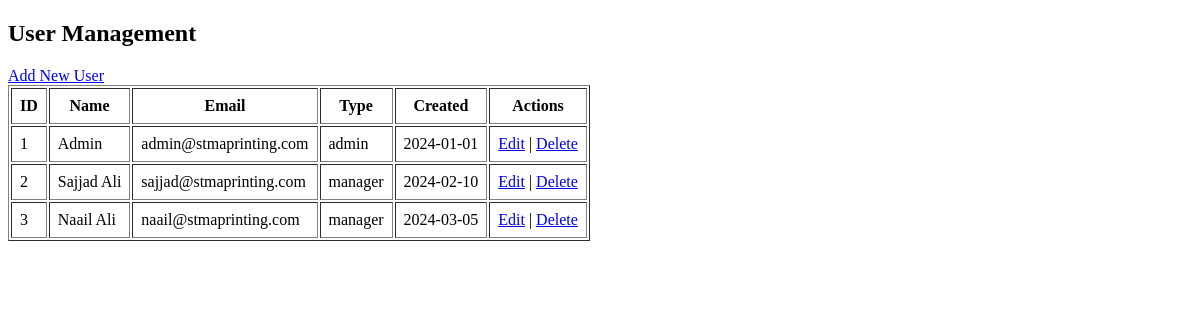
/ps-admin/users/manage_users.php (signed in), run on an earlier commit of the app's database.
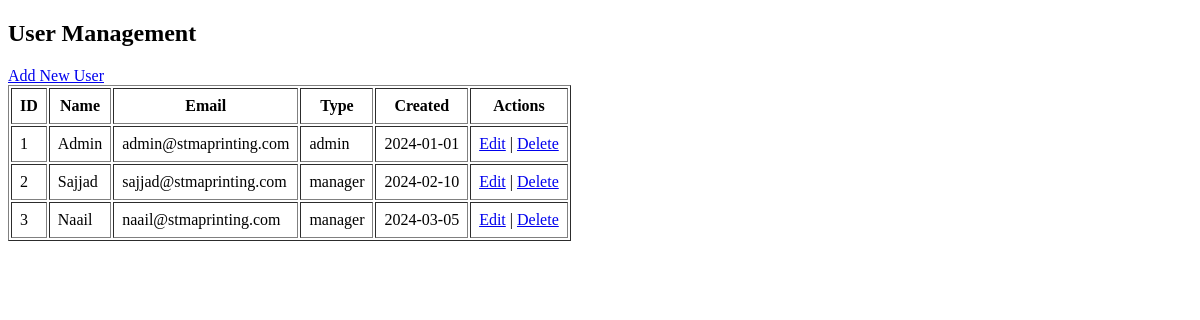
And on a later commit of the database.
### tables this page shows
CREATE TABLE `ps_users` (
  `user_id` int(11) NOT NULL,
  `user_name` varchar(100) NOT NULL,
  `user_email` varchar(100) NOT NULL,
  `user_password` varchar(255) NOT NULL,
  `user_type` enum('admin','manager','viewer') NOT NULL,
  `user_creation_date` date NOT NULL
);

### ps-admin/db_function.php (called while the page is built, shortened)
<?php
function select_query($conn, $sql, $types = "", ...$params)
{
    $stmt = mysqli_prepare($conn, $sql);
    mysqli_stmt_execute($stmt);
    $result = mysqli_stmt_get_result($stmt);
    $data = [];
    while ($row = mysqli_fetch_assoc($result)) {
        $data[] = $row;
    }
    return $data;
}

### ps-admin/users/manage_users.php (the view, shortened to what this page needs)
<?php
include '../db_function.php';
$conn = db_connect();
$users = select_query($conn, "SELECT * FROM ps_users", "");
?>
<!DOCTYPE html>
<html>
<body>
    <h2>User Management</h2>
    <a href="add_user.php">Add New User</a>
    <table border="1" cellpadding="8">
        <tr>
            <th>ID</th>
            <th>Name</th>
            <th>Email</th>
            <th>Type</th>
            <th>Created</th>
            <th>Actions</th>
        </tr>
        <?php foreach ($users as $u): ?>
            <tr>
                <td><?= $u['user_id'] ?></td>
                <td><?= $u['user_name'] ?></td>
                <td><?= $u['user_email'] ?></td>
                <td><?= $u['user_type'] ?></td>
                <td><?= $u['user_creation_date'] ?></td>
                <td>
                    <a href="edit_user.php?id=<?= $u['user_id'] ?>">Edit</a> |
                    <a href="delete_user.php?id=<?= $u['user_id'] ?>" onclick="return confirm('Delete user?')">Delete</a>
                </td>
            </tr>
        <?php endforeach; ?>
    </table>
</body>
</html>

What changed in the data, as far as the page shows it:
changed ps_users "sajjad@stmaprinting.com": user_name "Sajjad Ali" → "Sajjad"
changed ps_users "naail@stmaprinting.com": user_name "Naail Ali" → "Naail"
